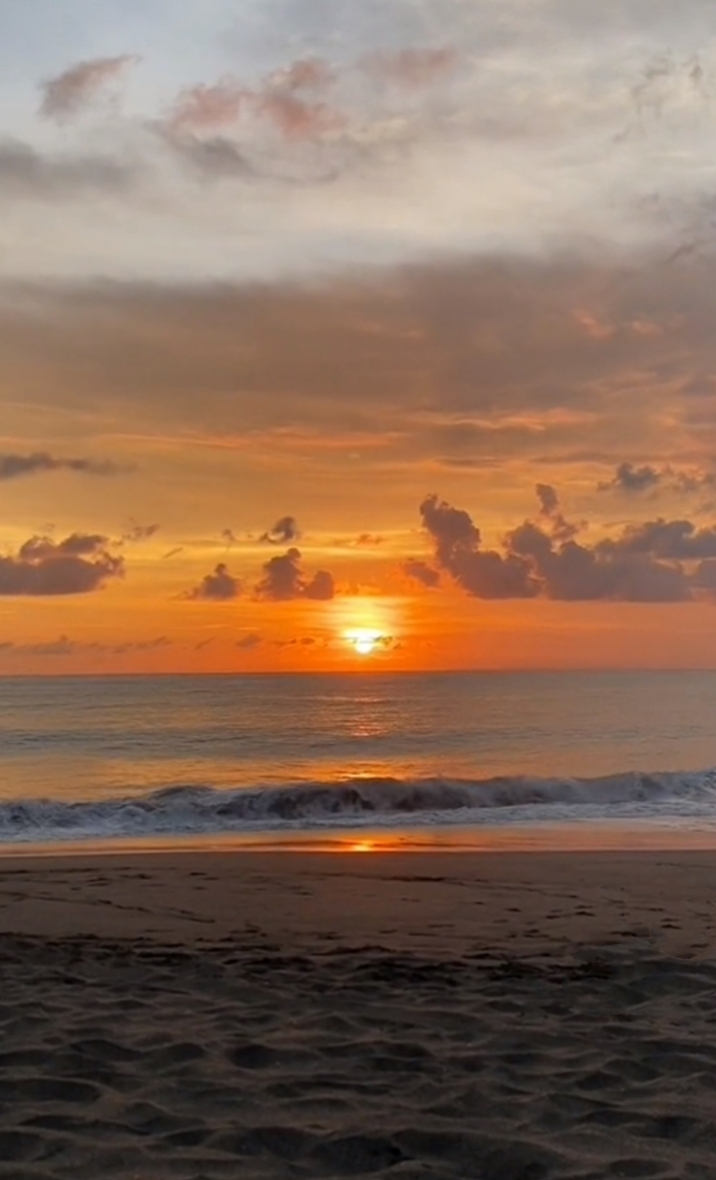
#> input picture sunset.jpg, 716 x 1180 px
$ python chapter2.py
#> lines starting #> are read from the running program, lines starting #| are printed output that depends on the picture
from PIL import Image

# Memuat gambar
image = Image.open('sunset.jpg')
#> image is the input picture: PIL image 716x1180 RGB; mean R, G, B 134.7, 105.6, 86.5

# Menyimpan gambar
image.save('result.jpg')

cropped_image = image.crop((10, 10, 200, 200))
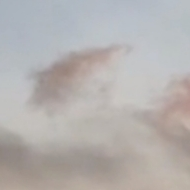
#> cropped_image: PIL image 190x190 RGB; mean R, G, B 180, 176.6, 175.3
cropped_image.save('cropped_result.jpg')

resized_image = cropped_image.resize((100, 100))
resized_image.save('resized_result.jpg')

from PIL import ImageFilter

filtered_image = resized_image.filter(ImageFilter.BLUR)
filtered_image.save('filtered_result.jpg')
